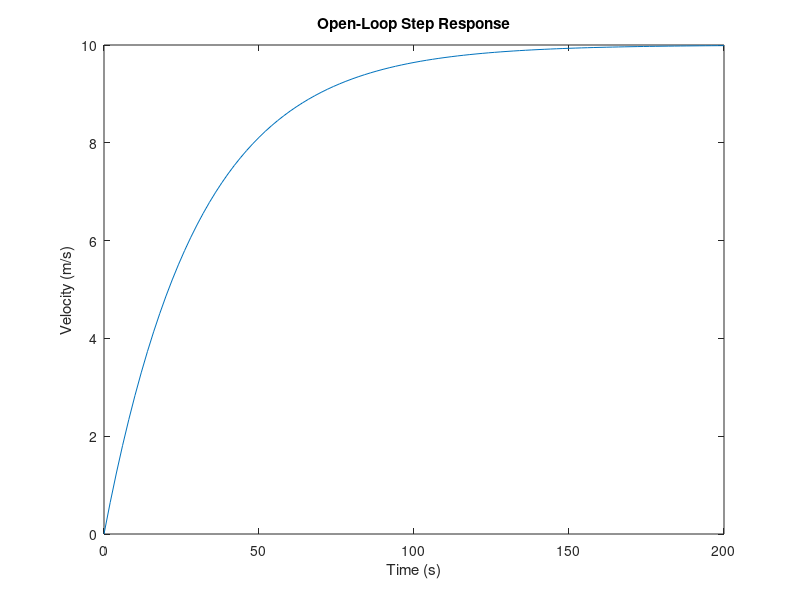
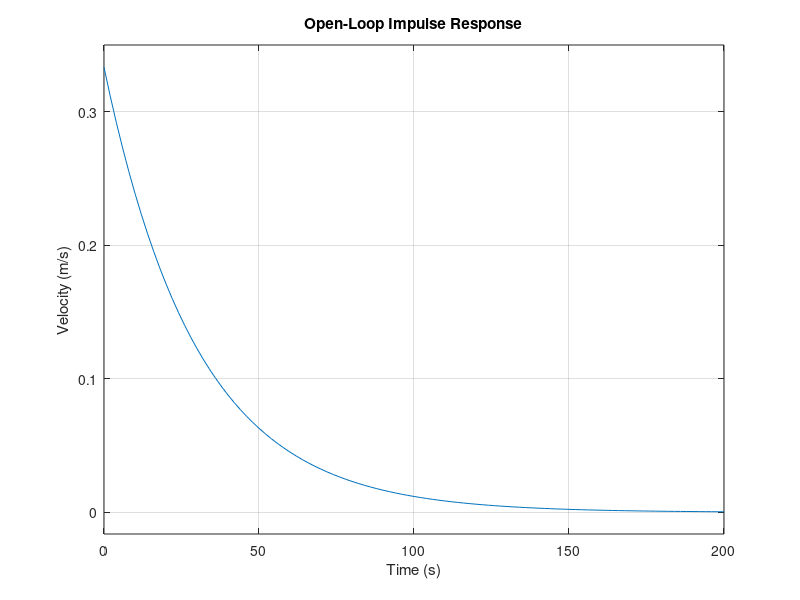
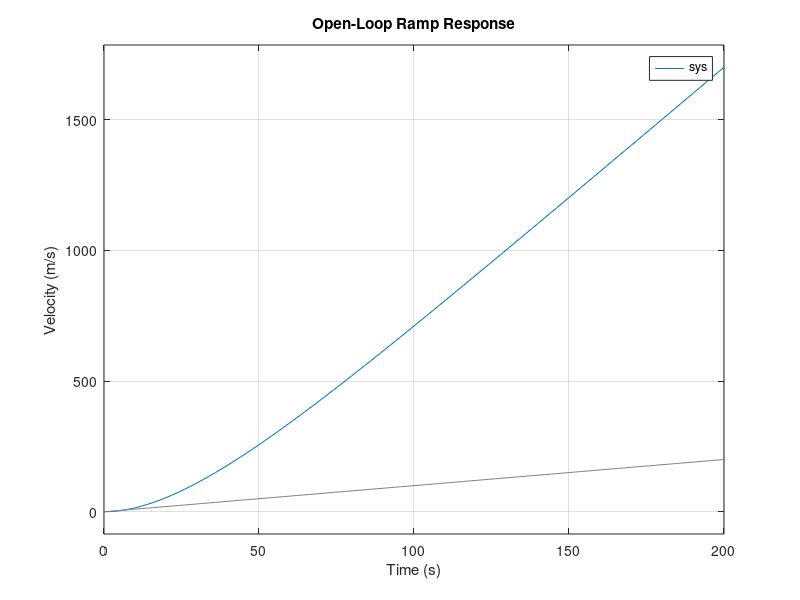

Write the MATLAB code that produced these figures, in order. (Note: this script raises an error after producing the figures.)
% Define the system properties
m = 1500; % Mass of the vehicle in kg
b = 50;   % Damping coefficient in N·s/m
u = 500;  % Input force in N

% Define the transfer function H(s)
num = u;    % Numerator, which is the input force
den = [m b]; % Denominator of the transfer function

% Create the transfer function model
sys = tf(num, den);

% Plot the step response
figure;
[step_response, step_time] = step(sys);
plot(step_time, step_response);
title('Open-Loop Step Response');
ylabel('Velocity (m/s)');
xlabel('Time (s)');

% Plot the impulse response
figure;
impulse(sys);
title('Open-Loop Impulse Response');
ylabel('Velocity (m/s)');
xlabel('Time (s)');

% Plot the ramp response
figure;
ramp_time = step_time; % Use the same time vector as for the step response
ramp_input = ramp_time; % Ramp input is a function of time: V(t) = t
lsim(sys, ramp_input, ramp_time);
title('Open-Loop Ramp Response');
ylabel('Velocity (m/s)');
xlabel('Time (s)');

% Gather the data from the step response using stepinfo
step_info = stepinfo(sys);

% Display the gathered data
disp(['Peak Response: ', num2str(step_info.Peak)]);
disp(['Settling Time: ', num2str(step_info.SettlingTime)]);
disp(['Rise Time: ', num2str(step_info.RiseTime)]);
disp(['Max Overshoot: ', num2str(step_info.Overshoot)]);
